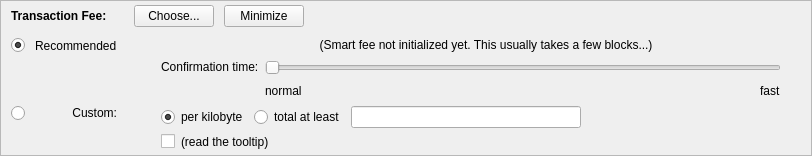
    <widget class="QFrame" name="frameFee">
     <property name="sizePolicy">
      <sizepolicy hsizetype="Expanding" vsizetype="Expanding">
       <horstretch>0</horstretch>
       <verstretch>0</verstretch>
      </sizepolicy>
     </property>
     <property name="maximumSize">
      <size>
       <width>16777215</width>
       <height>16777215</height>
      </size>
     </property>
     <property name="frameShape">
      <enum>QFrame::StyledPanel</enum>
     </property>
     <property name="frameShadow">
      <enum>QFrame::Sunken</enum>
     </property>
     <layout class="QVBoxLayout" name="verticalLayoutFee1">
      <property name="spacing">
       <number>0</number>
      </property>
      <property name="leftMargin">
       <number>0</number>
      </property>
      <property name="topMargin">
       <number>0</number>
      </property>
      <property name="rightMargin">
       <number>0</number>
      </property>
      <property name="bottomMargin">
       <number>0</number>
      </property>
      <item>
       <layout class="QVBoxLayout" name="verticalLayoutFee2" stretch="0,0,0">
        <property name="spacing">
         <number>0</number>
        </property>
        <property name="leftMargin">
         <number>10</number>
        </property>
        <property name="topMargin">
         <number>0</number>
        </property>
        <item>
         <layout class="QHBoxLayout" name="horizontalLayoutFee1">
          <property name="bottomMargin">
           <number>0</number>
          </property>
          <item>
           <layout class="QVBoxLayout" name="verticalLayoutFee7">
            <property name="spacing">
             <number>0</number>
            </property>
            <item>
             <spacer name="verticalSpacerSmartFee">
              <property name="orientation">
               <enum>Qt::Vertical</enum>
              </property>
              <property name="sizeType">
               <enum>QSizePolicy::Fixed</enum>
              </property>
              <property name="sizeHint" stdset="0">
               <size>
                <width>1</width>
                <height>4</height>
               </size>
              </property>
             </spacer>
            </item>
            <item>
             <layout class="QHBoxLayout" name="horizontalLayoutSmartFee">
              <property name="spacing">
               <number>10</number>
              </property>
              <item>
               <widget class="QLabel" name="labelFeeHeadline">
                <property name="sizePolicy">
                 <sizepolicy hsizetype="Preferred" vsizetype="Maximum">
                  <horstretch>0</horstretch>
                  <verstretch>0</verstretch>
                 </sizepolicy>
                </property>
                <property name="font">
                 <font>
                  <weight>75</weight>
                  <bold>true</bold>
                 </font>
                </property>
                <property name="styleSheet">
                 <string notr="true">font-weight:bold;</string>
                </property>
                <property name="text">
                 <string>Transaction Fee:</string>
                </property>
               </widget>
              </item>
              <item>
               <widget class="QLabel" name="labelFeeMinimized">
                <property name="text">
                 <string/>
                </property>
               </widget>
              </item>
              <item>
               <widget class="QPushButton" name="buttonChooseFee">
                <property name="text">
                 <string>Choose...</string>
                </property>
               </widget>
              </item>
              <item>
               <widget class="QPushButton" name="buttonMinimizeFee">
                <property name="toolTip">
                 <string>collapse fee-settings</string>
                </property>
                <property name="text">
                 <string>Minimize</string>
                </property>
               </widget>
              </item>
             </layout>
            </item>
            <item>
             <spacer name="verticalSpacer_5">
              <property name="orientation">
               <enum>Qt::Vertical</enum>
              </property>
              <property name="sizeHint" stdset="0">
               <size>
                <width>1</width>
                <height>1</height>
               </size>
              </property>
             </spacer>
            </item>
           </layout>
          </item>
          <item>
           <spacer name="horizontalSpacer_4">
            <property name="orientation">
             <enum>Qt::Horizontal</enum>
            </property>
            <property name="sizeHint" stdset="0">
             <size>
              <width>40</width>
              <height>20</height>
             </size>
            </property>
           </spacer>
          </item>
         </layout>
        </item>
        <item>
         <widget class="QFrame" name="frameFeeSelection">
          <layout class="QVBoxLayout" name="verticalLayoutFee12">
           <property name="spacing">
            <number>0</number>
           </property>
           <property name="leftMargin">
            <number>0</number>
           </property>
           <property name="topMargin">
            <number>0</number>
           </property>
           <property name="rightMargin">
            <number>0</number>
           </property>
           <property name="bottomMargin">
            <number>0</number>
           </property>
           <item>
            <layout class="QGridLayout" name="gridLayoutFee">
             <property name="topMargin">
              <number>10</number>
             </property>
             <property name="bottomMargin">
              <number>4</number>
             </property>
             <property name="horizontalSpacing">
              <number>10</number>
             </property>
             <property name="verticalSpacing">
              <number>4</number>
             </property>
             <item row="2" column="4">
              <layout class="QVBoxLayout" name="verticalLayoutFee8">
               <property name="spacing">
                <number>6</number>
               </property>
               <item>
                <layout class="QHBoxLayout" name="horizontalLayoutFee13">
                 <item>
                  <widget class="QRadioButton" name="radioCustomPerKilobyte">
                   <property name="toolTip">
                    <string>If the custom fee is set to 1000 uCSRs and the transaction is only 250 bytes, then &quot;per kilobyte&quot; only pays 250 uCSRs in fee,&lt;br /&gt;while &quot;at least&quot; pays 1000 uCSRs. For transactions bigger than a kilobyte both pay by kilobyte.</string>
                   </property>
                   <property name="text">
                    <string>per kilobyte</string>
                   </property>
                   <property name="checked">
                    <bool>true</bool>
                   </property>
                   <attribute name="buttonGroup">
                    <string notr="true">groupCustomFee</string>
                   </attribute>
                  </widget>
                 </item>
                 <item>
                  <widget class="QRadioButton" name="radioCustomAtLeast">
                   <property name="toolTip">
                    <string>If the custom fee is set to 1000 uCSRs and the transaction is only 250 bytes, then &quot;per kilobyte&quot; only pays 250 uCSRs in fee,&lt;br /&gt;while &quot;total at least&quot; pays 1000 uCSRs. For transactions bigger than a kilobyte both pay by kilobyte.</string>
                   </property>
                   <property name="text">
                    <string>total at least</string>
                   </property>
                   <attribute name="buttonGroup">
                    <string notr="true">groupCustomFee</string>
                   </attribute>
                  </widget>
                 </item>
                 <item>
                  <widget class="BitcoinAmountField" name="customFee"/>
                 </item>
                 <item>
                  <spacer name="horizontalSpacer_6">
                   <property name="orientation">
                    <enum>Qt::Horizontal</enum>
                   </property>
                   <property name="sizeHint" stdset="0">
                    <size>
                     <width>1</width>
                     <height>1</height>
                    </size>
                   </property>
                  </spacer>
                 </item>
                </layout>
               </item>
               <item>
                <layout class="QHBoxLayout" name="horizontalLayoutFee8">
                 <item>
                  <widget class="QCheckBox" name="checkBoxMinimumFee">
                   <property name="toolTip">
                    <string>Paying only the minimum fee is just fine as long as there is less transaction volume than space in the blocks.&lt;br /&gt;But be aware that this can end up in a never confirming transaction once there is more demand for Congstar transactions than the network can process.</string>
                   </property>
                   <property name="text">
                    <string/>
                   </property>
                  </widget>
                 </item>
                 <item>
                  <widget class="QLabel" name="labelMinFeeWarning">
                   <property name="enabled">
                    <bool>true</bool>
                   </property>
                   <property name="toolTip">
                    <string>Paying only the minimum fee is just fine as long as there is less transaction volume than space in the blocks.&lt;br /&gt;But be aware that this can end up in a never confirming transaction once there is more demand for Congstar transactions than the network can process.</string>
                   </property>
                   <property name="text">
                    <string>(read the tooltip)</string>
                   </property>
                   <property name="margin">
                    <number>5</number>
                   </property>
                  </widget>
                 </item>
                 <item>
                  <spacer name="horizontalSpacer_2">
                   <property name="orientation">
                    <enum>Qt::Horizontal</enum>
                   </property>
                   <property name="sizeHint" stdset="0">
                    <size>
                     <width>1</width>
                     <height>1</height>
                    </size>
                   </property>
                  </spacer>
                 </item>
                </layout>
               </item>
              </layout>
             </item>
             <item row="1" column="0">
              <layout class="QVBoxLayout" name="verticalLayoutFee4" stretch="1">
               <item>
                <spacer name="verticalSpacer_2">
                 <property name="orientation">
                  <enum>Qt::Vertical</enum>
                 </property>
                 <property name="sizeHint" stdset="0">
                  <size>
                   <width>1</width>
                   <height>1</height>
                  </size>
                 </property>
                </spacer>
               </item>
              </layout>
             </item>
             <item row="2" column="0">
              <layout class="QVBoxLayout" name="verticalLayoutFee9" stretch="0,1">
               <item>
                <widget class="QRadioButton" name="radioCustomFee">
                 <property name="text">
                  <string/>
                 </property>
                 <attribute name="buttonGroup">
                  <string notr="true">groupFee</string>
                 </attribute>
                </widget>
               </item>
               <item>
                <spacer name="verticalSpacer_6">
                 <property name="orientation">
                  <enum>Qt::Vertical</enum>
                 </property>
                 <property name="sizeHint" stdset="0">
                  <size>
                   <width>1</width>
                   <height>1</height>
                  </size>
                 </property>
                </spacer>
               </item>
              </layout>
             </item>
             <item row="1" column="4">
              <layout class="QVBoxLayout" name="verticalLayoutFee3" stretch="0,0,1">
               <property name="spacing">
                <number>6</number>
               </property>
               <property name="topMargin">
                <number>2</number>
               </property>
               <item>
                <layout class="QHBoxLayout" name="horizontalLayoutFee12">
                 <item>
                  <spacer name="horizontalSpacer_5">
                   <property name="orientation">
                    <enum>Qt::Horizontal</enum>
                   </property>
                   <property name="sizeHint" stdset="0">
                    <size>
                     <width>1</width>
                     <height>1</height>
                    </size>
                   </property>
                  </spacer>
                 </item>
                </layout>
               </item>
               <item>
                <layout class="QHBoxLayout" name="horizontalLayoutFee9">
                 <item>
                  <layout class="QVBoxLayout" name="verticalLayoutFee6">
                   <item>
                    <widget class="QLabel" name="labelSmartFee3">
                     <property name="text">
                      <string>Confirmation time:</string>
                     </property>
                     <property name="margin">
                      <number>2</number>
                     </property>
                    </widget>
                   </item>
                   <item>
                    <spacer name="verticalSpacer_3">
                     <property name="orientation">
                      <enum>Qt::Vertical</enum>
                     </property>
                     <property name="sizeHint" stdset="0">
                      <size>
                       <width>1</width>
                       <height>1</height>
                      </size>
                     </property>
                    </spacer>
                   </item>
                  </layout>
                 </item>
                 <item>
                  <layout class="QVBoxLayout" name="verticalLayoutFee5">
                   <property name="rightMargin">
                    <number>30</number>
                   </property>
                   <item>
                    <widget class="QSlider" name="sliderSmartFee">
                     <property name="minimum">
                      <number>0</number>
                     </property>
                     <property name="maximum">
                      <number>24</number>
                     </property>
                     <property name="pageStep">
                      <number>1</number>
                     </property>
                     <property name="value">
                      <number>0</number>
                     </property>
                     <property name="orientation">
                      <enum>Qt::Horizontal</enum>
                     </property>
                     <property name="invertedAppearance">
                      <bool>false</bool>
                     </property>
                     <property name="invertedControls">
                      <bool>false</bool>
                     </property>
                     <property name="tickPosition">
                      <enum>QSlider::NoTicks</enum>
                     </property>
                    </widget>
                   </item>
                   <item>
                    <layout class="QHBoxLayout" name="horizontalLayoutFee10">
                     <item>
                      <widget class="QLabel" name="labelSmartFeeNormal">
                       <property name="text">
                        <string>normal</string>
                       </property>
                      </widget>
                     </item>
                     <item>
                      <spacer name="horizontalSpacer_3">
                       <property name="orientation">
                        <enum>Qt::Horizontal</enum>
                       </property>
                       <property name="sizeHint" stdset="0">
                        <size>
                         <width>40</width>
                         <height>20</height>
                        </size>
                       </property>
                      </spacer>
                     </item>
                     <item>
                      <widget class="QLabel" name="labelSmartFeeFast">
                       <property name="text">
                        <string>fast</string>
                       </property>
                      </widget>
                     </item>
                    </layout>
                   </item>
                  </layout>
                 </item>
                </layout>
               </item>
               <item>
                <spacer name="verticalSpacer_4">
                 <property name="orientation">
                  <enum>Qt::Vertical</enum>
                 </property>
                 <property name="sizeHint" stdset="0">
                  <size>
                   <width>1</width>
                   <height>1</height>
                  </size>
                 </property>
                </spacer>
               </item>
              </layout>
             </item>
             <item row="0" column="1">
              <widget class="QLabel" name="labelSmartFee_2">
               <property name="text">
                <string>Recommended</string>
               </property>
              </widget>
             </item>
             <item row="0" column="0">
              <widget class="QRadioButton" name="radioSmartFee">
               <property name="text">
                <string/>
               </property>
               <property name="checked">
                <bool>true</bool>
               </property>
               <attribute name="buttonGroup">
                <string notr="true">groupFee</string>
               </attribute>
              </widget>
             </item>
             <item row="2" column="1">
              <widget class="QLabel" name="labelCustomFee">
               <property name="text">
                <string>Custom:</string>
               </property>
               <property name="alignment">
                <set>Qt::AlignRight|Qt::AlignTop|Qt::AlignTrailing</set>
               </property>
              </widget>
             </item>
             <item row="0" column="2">
              <widget class="QLabel" name="labelSmartFee">
               <property name="text">
                <string/>
               </property>
               <property name="margin">
                <number>2</number>
               </property>
              </widget>
             </item>
             <item row="0" column="3">
              <widget class="QLabel" name="labelFeeEstimation">
               <property name="text">
                <string/>
               </property>
              </widget>
             </item>
             <item row="0" column="4">
              <widget class="QLabel" name="labelSmartFee2">
               <property name="text">
                <string>(Smart fee not initialized yet. This usually takes a few blocks...)</string>
               </property>
               <property name="alignment">
                <set>Qt::AlignHCenter</set>
               </property>
               <property name="wordWrap">
                <bool>true</bool>
               </property>
               <property name="margin">
                <number>2</number>
               </property>
              </widget>
             </item>
            </layout>
           </item>
           <item>
            <spacer name="verticalSpacerFee2">
             <property name="orientation">
              <enum>Qt::Vertical</enum>
             </property>
             <property name="sizeHint" stdset="0">
              <size>
               <width>1</width>
               <height>1</height>
              </size>
             </property>
            </spacer>
           </item>
          </layout>
         </widget>
        </item>
        <item>
         <spacer name="verticalSpacerFee">
          <property name="orientation">
           <enum>Qt::Vertical</enum>
          </property>
          <property name="sizeHint" stdset="0">
           <size>
            <width>800</width>
            <height>1</height>
           </size>
          </property>
         </spacer>
        </item>
       </layout>
      </item>
     </layout>
    </widget>
